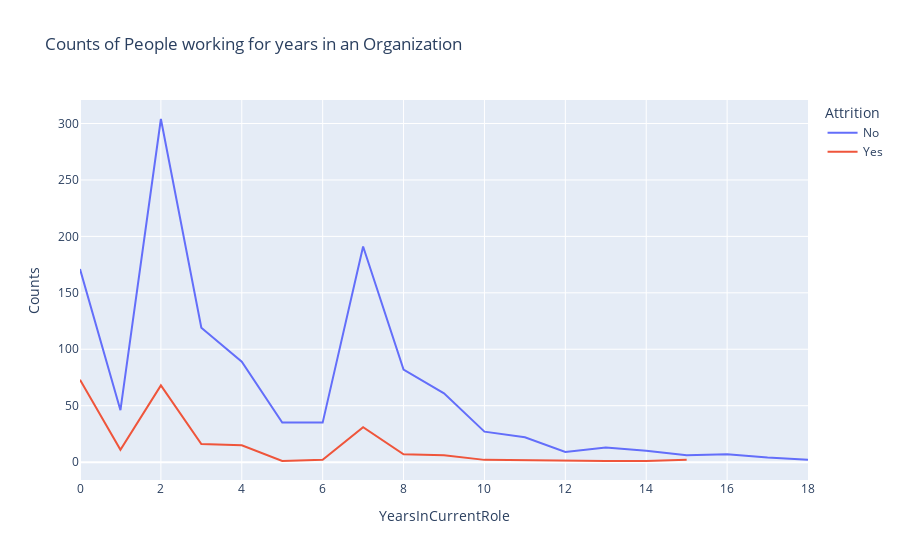

The notebook cell this image was saved under:
### Code cell
yrs=data.groupby(['YearsInCurrentRole','Attrition']).apply(lambda x:x['DailyRate'].count()).reset_index(name='Counts')
px.line(yrs,x='YearsInCurrentRole',y='Counts',color='Attrition',title='Counts of People working for years in an Organization')

### Figure 1 — Plotly figure (JSON) as saved in the notebook; plotly's stock layout.template omitted (floating-point values rounded to 4 significant figures)
{"data": [{"hovertemplate": "Attrition=No<br>YearsInCurrentRole=%{x}<br>Counts=%{y}<extra></extra>", "legendgroup": "No", "line": {"color": "#636efa", "dash": "solid"}, "marker": {"symbol": "circle"}, "mode": "lines", "name": "No", "orientation": "v", "showlegend": true, "type": "scatter", "x": [0, 1, 2, 3, 4, 5, 6, 7, 8, 9, 10, 11, 12, 13, 14, 15, 16, 17, 18], "xaxis": "x", "y": [171, 46, 304, 119, 89, 35, 35, 191, 82, 61, 27, 22, 9, 13, 10, 6, 7, 4, 2], "yaxis": "y"}, {"hovertemplate": "Attrition=Yes<br>YearsInCurrentRole=%{x}<br>Counts=%{y}<extra></extra>", "legendgroup": "Yes", "line": {"color": "#EF553B", "dash": "solid"}, "marker": {"symbol": "circle"}, "mode": "lines", "name": "Yes", "orientation": "v", "showlegend": true, "type": "scatter", "x": [0, 1, 2, 3, 4, 5, 6, 7, 8, 9, 10, 12, 13, 14, 15], "xaxis": "x", "y": [73, 11, 68, 16, 15, 1, 2, 31, 7, 6, 2, 1, 1, 1, 2], "yaxis": "y"}], "layout": {"legend": {"title": {"text": "Attrition"}, "tracegroupgap": 0}, "title": {"text": "Counts of People working for years in an Organization"}, "xaxis": {"anchor": "y", "domain": [0, 1], "title": {"text": "YearsInCurrentRole"}}, "yaxis": {"anchor": "x", "domain": [0, 1], "title": {"text": "Counts"}}}}
